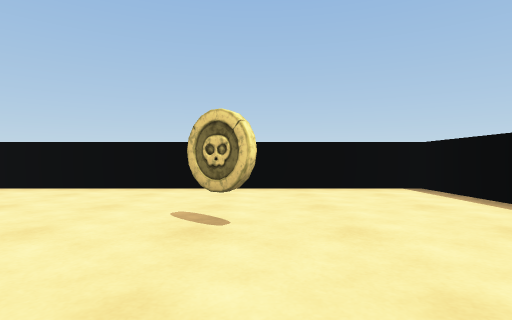
View 1 (above)

16 first-person views from a walk through a 3-D level made in the Unity game engine. The camera is 0.31 m above the floor, looks level and sees 80° across. The floor is counted in squares, 0.5 m on a side. Each view is taken from the middle of a square. On the plan, view 1 faces up. The plan holds only what a view shows up to about 9 squares ahead; the rest is blank. The player is left out. Some surface patterns are stand-ins.

View 2
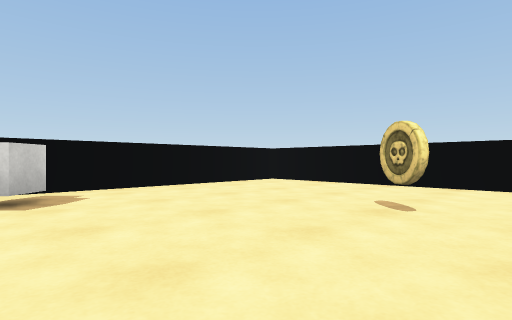

View 3
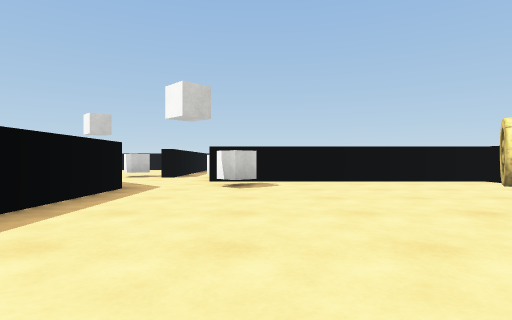

View 4
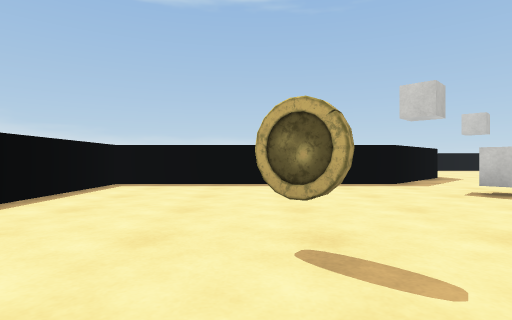

View 5
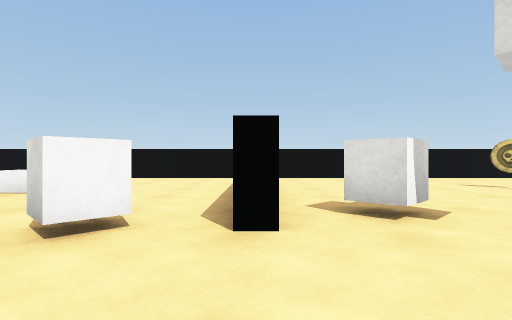

View 6
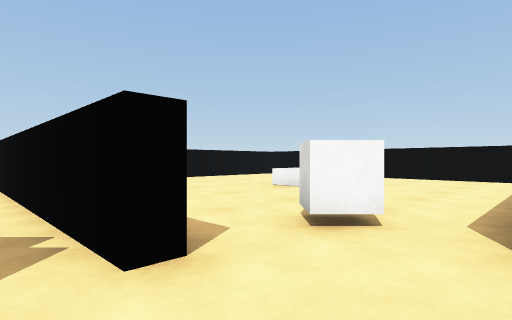

View 7
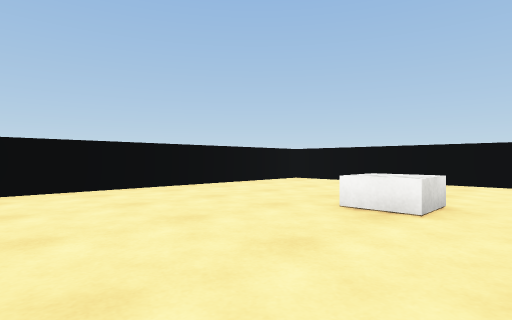

View 8
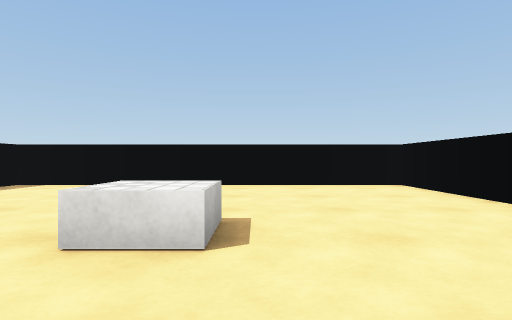

View 9
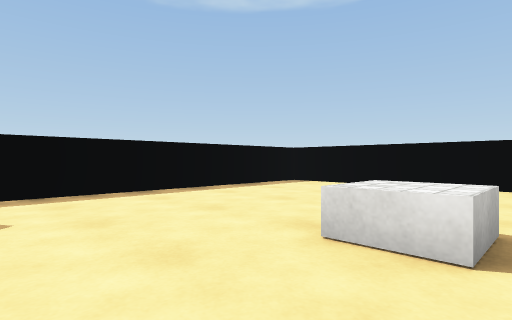

View 10
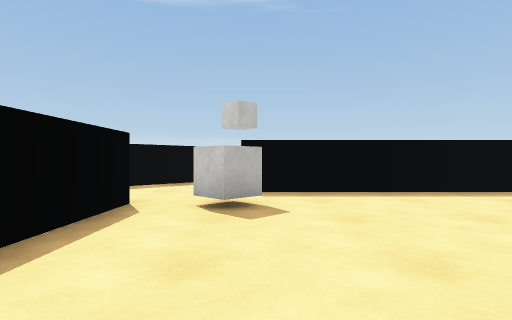

View 11
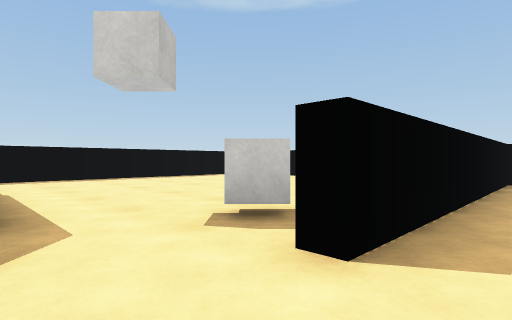

View 12
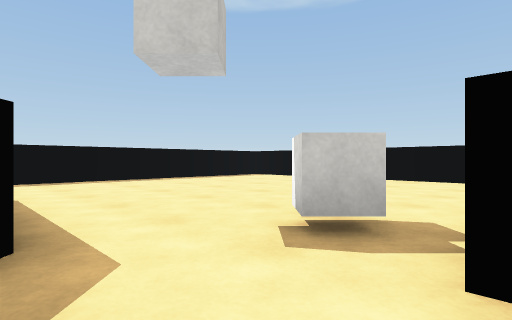

View 13
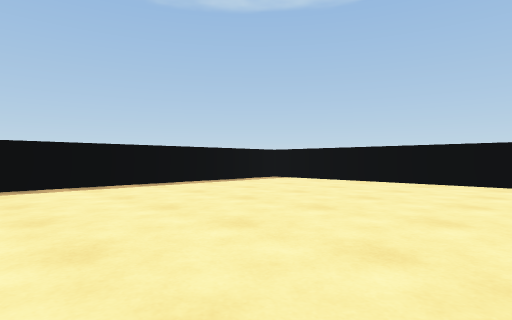

View 14
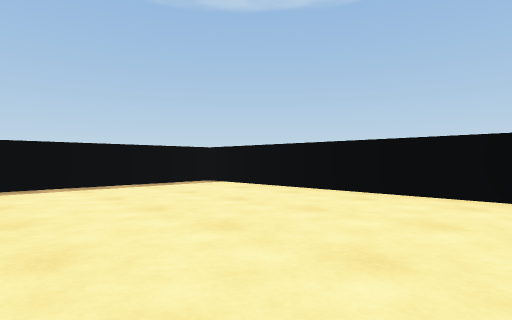

View 15
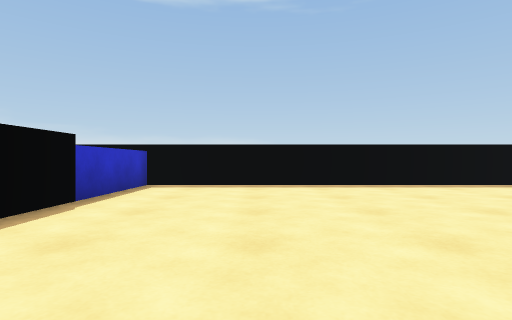

View 16
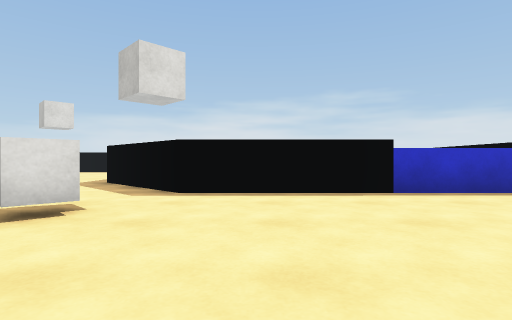

### Floor plan
Ten units are one square. View 1 is at (0, 0); x grows to the right and y downward. Boxes are objects, and circles mark ways between rooms. Rooms are numbered by the first view taken in them; rooms with no view inside come last. Other rooms are left out.
<svg viewBox="-161 -71 202 202">
<path fill="none" stroke="#000" d="M-2 29 36 29 36 -8M36 -42 36 -66 -58 -66 -58 14M-48 41 -36 29 -18 29M-98 -66 -156 -66 -156 29 -81 29M-69 -66 -81 -66M-63 56 -48 41M-116 33 -138 33M-156 48 -156 121M-154 126 -63 126 -63 56"/>
<rect x="-15" y="-35" width="20" height="10" fill="#bbb"><title>other object</title></rect>
<rect x="-115" y="-35" width="20" height="20" fill="#bbb"><title>block</title></rect>
<rect x="-85" y="5" width="10" height="10" fill="#bbb"><title>other object</title></rect>
<circle cx="-60" cy="25" r="3" fill="#2a7"/>
<circle cx="-70" cy="40" r="3" fill="#2a7"/>
<text x="-10" y="-20">1</text>
<text x="-110" y="-20">2</text>
<text x="-110" y="80">3</text>
</svg>
Room 1 opens to room 2. Room 2 opens to room 3.

Where each view was taken, in squares from view 1:
view 1: 0 up, 0 right, facing up
view 2: 1 down, 1 right, facing up-left
view 3: 0 up, 3 right, facing left
view 4: 5 up, 0 right, facing down
view 5: 4 down, 6 left, facing up
view 6: 4 down, 6 left, facing up-left
view 7: 2 down, 9 left, facing up-left
view 8: 3 up, 8 left, facing left
view 9: 3 up, 8 left, facing down-left
view 10: 3 up, 8 left, facing down
view 11: 2 down, 6 left, facing down-left
view 12: 3 down, 6 left, facing down-left
view 13: 5 down, 7 left, facing down-left
view 14: 5 down, 10 left, facing down-left
view 15: 5 down, 9 left, facing down
view 16: 7 down, 12 left, facing right
